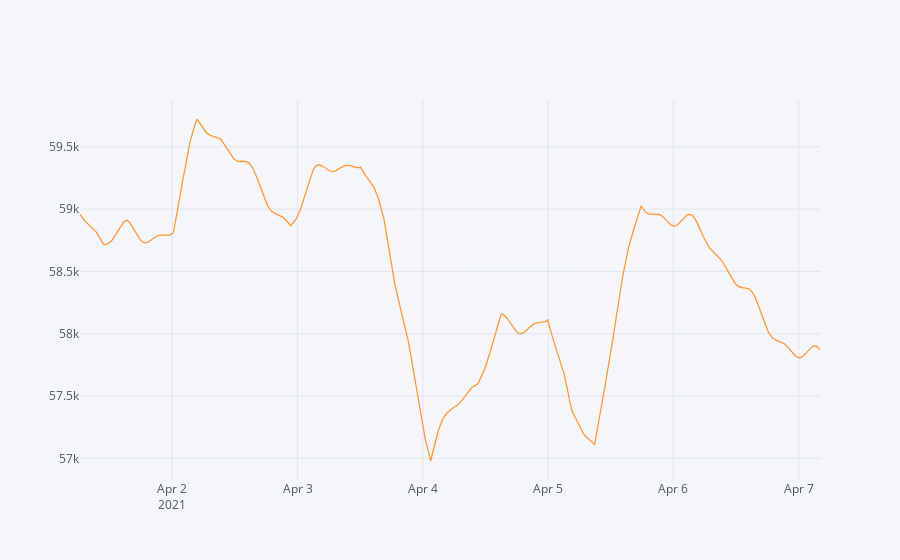

Notebook code cell kept with this figure:
### Markdown cell above
Plotting the data with interactive charts

### Code cell
new.iplot()

### Figure 1 — Plotly figure (JSON) as saved in the notebook; plotly's stock layout.template omitted (floating-point values rounded to 4 significant figures; data arrays with more than 128 entries replaced by an {"elided": "..."} marker saying what was removed)
{"data": [{"line": {"color": "rgba(255, 153, 51, 1.0)", "dash": "solid", "shape": "linear", "width": 1.3}, "mode": "lines", "name": "yhat", "text": "", "type": "scatter", "x": {"elided": "1702 str values"}, "y": {"elided": "1702 float values"}}], "layout": {"autosize": true, "legend": {"bgcolor": "#F5F6F9", "font": {"color": "#4D5663"}}, "paper_bgcolor": "#F5F6F9", "plot_bgcolor": "#F5F6F9", "title": {"font": {"color": "#4D5663"}}, "xaxis": {"autorange": true, "gridcolor": "#E1E5ED", "range": ["2021-04-01 06:20", "2021-04-07 04:05"], "showgrid": true, "tickfont": {"color": "#4D5663"}, "title": {"font": {"color": "#4D5663"}, "text": ""}, "type": "date", "zerolinecolor": "#E1E5ED"}, "yaxis": {"autorange": true, "gridcolor": "#E1E5ED", "range": [56830.0, 59870.0], "showgrid": true, "tickfont": {"color": "#4D5663"}, "title": {"font": {"color": "#4D5663"}, "text": ""}, "type": "linear", "zerolinecolor": "#E1E5ED"}}}
